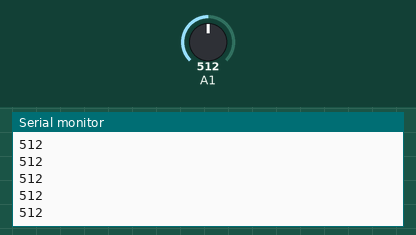
Simulated run of this sketch. Board: Arduino Uno, built with avr-gcc and run on an emulated ATmega328P. On the bench: the last lines printed to the serial monitor. Inputs (shaded band) come from the test bench; at power-on: A1 = 512.

Above: at 1.2 s.
1.3 s: A1 set to 716
At 1.9 s:
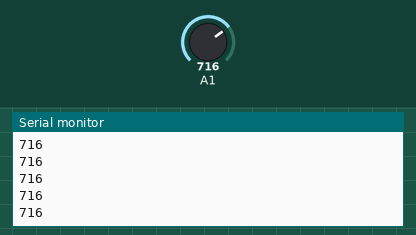
2.8 s: A1 set to 900
At 3.4 s:
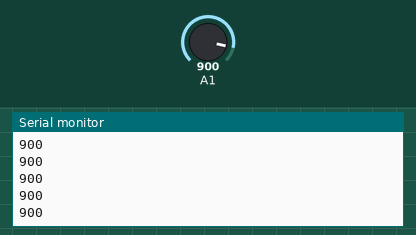
Timing chart, 0 to 5.8 s (numbered marks = the images above; inputs shaded):
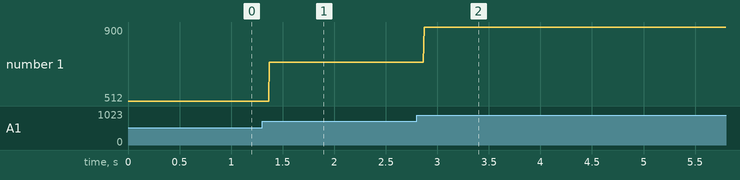

Measured:
- after the input at 1.3 s, the serial monitor: prints a new line after 0.07 s (image 1)
- after the input at 2.8 s, the serial monitor: prints a new line after 0.07 s (image 2)
- plotted number 1: 512 → 716 after the input at 1.3 s, 716 → 900 after the input at 2.8 s

The sketch:

WaterFireSensorSketch.ino
```cpp
void setup() {
  pinMode(A1, INPUT);
  Serial.begin(9600);

}

void loop() {
  int value = analogRead(A1);
  Serial.println(value);
}
```
